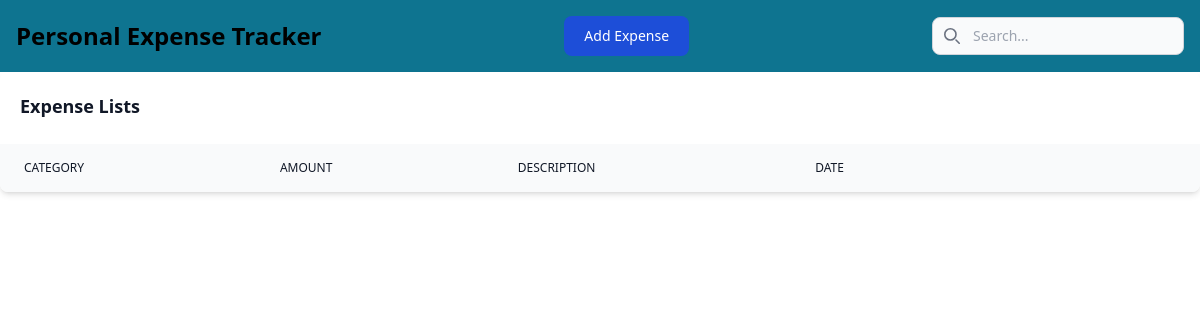
The app's page /, older data.
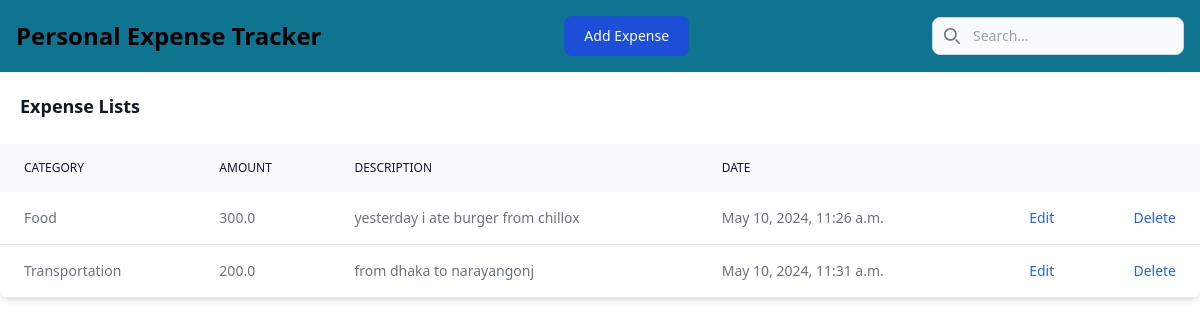
The same page, newer data.
### DailyTracker/models.py (models this page shows, shortened)
class Expense(models.Model):
     amount = models.FloatField(default=0.00)
     category = models.CharField(max_length=100)
     description = models.CharField(max_length=200)
     date = models.DateTimeField(auto_now_add=True)

### DailyTracker/views.py (the view)
# urls.py: path("", views.home, name="home"),
def home(request):
    form = ExpenseForm()
    expenses = Expense.objects.all()  # Retrieve all expenses
    return render(request, "home.html", {"form": form, "expenses": expenses})

### DailyTracker/forms.py
class ExpenseForm(forms.ModelForm):
    class Meta:
        model = Expense
        fields = ['amount', 'category', 'description',]

### Templates/home.html (shortened to what this page needs)
{% extends "base.html" %}
{% block start %}
<div class="relative overflow-x-auto shadow-md sm:rounded-lg">
    <table class="w-full mx-auto text-sm text-left rtl:text-right text-gray-500 dark:text-gray-400">
        <caption class="p-5 text-lg font-semibold text-left rtl:text-right text-gray-900 bg-white dark:text-white dark:bg-gray-800"> Expense Lists
        </caption>
        <thead class="text-xs text-gray-700 uppercase bg-gray-50 dark:bg-gray-700 dark:text-gray-400">
            <tr>
                <th scope="row" class="px-6 py-4 font-medium text-gray-900 whitespace-nowrap dark:text-white" scope="col" class="px-6 py-3">
                    Category
                </th>
                <th scope="row" class="px-6 py-4 font-medium text-gray-900 whitespace-nowrap dark:text-white" scope="col" class="px-6 py-3">
                    Amount
                </th>
                <th scope="row" class="px-6 py-4 font-medium text-gray-900 whitespace-nowrap dark:text-white" scope="col" class="px-6 py-3">
                    Description
                </th>
                <th scope="row" class="px-6 py-4 font-medium text-gray-900 whitespace-nowrap dark:text-white" scope="col" class="px-6 py-3">
                    Date
                </th>
                <th scope="col" class="px-6 py-3">
                </th>
                <th scope="col" class="px-6 py-3">
                </th>
            </tr>
        </thead>
        <tbody>
            {% for expense in expenses %}
            <tr class="bg-white border-b dark:bg-gray-800 dark:border-gray-700">
                <td class="px-6 py-4">{{ expense.category }}</td>
                <td class="px-6 py-4">{{ expense.amount }}</td>
                <td class="px-6 py-4">{{ expense.description }}</td>
                <td class="px-6 py-4">{{ expense.date }}</td>
            <td class="px-6 py-4 text-right">
                <a href="{% url 'edit_expense' expense_id=expense.id %}" class="font-medium text-blue-600 dark:text-blue-600 hover:underline">Edit</a>
            </td>
            <td class="px-6 py-4 text-right">
                <a href="#" class="font-medium text-blue-600 dark:text-red-500 hover:underline">Delete</a>
            </td>
            </tr>
            {% endfor %}
{% endblock %}

### Templates/base.html (shortened to what this page needs)
<!DOCTYPE html>
<html lang="en">
<head>
     <link href="https://cdnjs.cloudflare.com/ajax/libs/flowbite/2.3.0/flowbite.min.css" rel="stylesheet" />
     <script src="https://cdn.tailwindcss.com"></script>
</head>
<body>
     <nav class="bg-cyan-700 border-gray-200 ">
          <div class="max-w-screen-xl flex flex-wrap items-center justify-between mx-auto p-4">
              <a href="{% url 'home' %}"> <span class="self-center text-2xl font-semibold whitespace-nowrap dark:text-white">Personal Expense Tracker</span> </a>
              <a href="{% url 'submit_expense' %}"> <button  type="button" class="text-white bg-blue-700 hover:bg-blue-800 focus:ring-4 focus:ring-blue-300 font-medium rounded-lg text-sm px-5 py-2.5 me-0 mb-0 dark:bg-gray-700 dark:hover:bg-blue-700 focus:outline-black-300 dark:focus:ring-blue-800">Add Expense</button> </a>
            <div class="relative hidden md:block">
              <div class="absolute inset-y-0 start-0 flex items-center ps-3 pointer-events-none">
              </div>
              <input type="text" id="search-navbar" class="block w-full p-2 ps-10 text-sm text-gray-900 border border-gray-300 rounded-lg bg-gray-50 focus:ring-blue-500 focus:border-blue-500 dark:bg-gray-700 dark:border-gray-600 dark:placeholder-gray-400 dark:text-white dark:focus:ring-blue-500 dark:focus:border-blue-500" placeholder="Search...">
            </div>
          </div>
        </nav>
     {% block start %}
     {% endblock %}
</body>
</html>

Row changes from the older to the newer data that the page shows:
added Expense: category "Food", amount "300.0", description "yesterday i ate burger from chillox", date "May 10, 2024, 11:26 a.m."
added Expense: category "Transportation", amount "200.0", description "from dhaka to narayangonj", date "May 10, 2024, 11:31 a.m."
